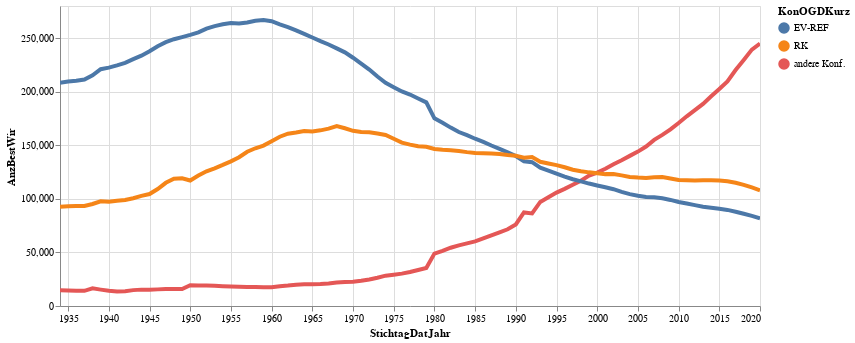

Here is the notebook cell this chart was saved with:
### Code cell
# df_statzonen = df_statzonen[(df_statzonen.knr>0) & (df_statzonen.qname!="Hirslanden")]
#aktuellesJahr[[aktuellesJahr.KreisSort =7]])
highlight = alt.selection(type='single', on='mouseover',
                          fields=['KonOGDKurz'], nearest=True)
#x='date:StichtagDatJahr',
base = alt.Chart(mySelection).encode(
    x='StichtagDatJahr:T',
    y='AnzBestWir',
    color='KonOGDKurz'
)

points = base.mark_circle().encode(
    opacity=alt.value(0)
).add_selection(
    highlight
).properties(
    width=700 , height=300
)
lines = base.mark_line().encode(
    size=alt.condition(~highlight, alt.value(1.5), alt.value(4))
).interactive()

points + lines

### Figure 1 — Vega-Lite specification as saved in the notebook (floating-point values rounded to 4 significant figures; data arrays with more than 128 entries replaced by an {"elided": "..."} marker saying what was removed)
{"config": {"view": {"continuousWidth": 400, "continuousHeight": 300}}, "layer": [{"mark": "circle", "encoding": {"color": {"type": "nominal", "field": "KonOGDKurz"}, "opacity": {"value": 0}, "x": {"type": "temporal", "field": "StichtagDatJahr"}, "y": {"type": "quantitative", "field": "AnzBestWir"}}, "height": 300, "selection": {"selector006": {"type": "single", "on": "mouseover", "fields": ["KonOGDKurz"], "nearest": true}}, "width": 700}, {"mark": "line", "encoding": {"color": {"type": "nominal", "field": "KonOGDKurz"}, "size": {"condition": {"value": 1.5, "selection": {"not": "selector006"}}, "value": 4}, "x": {"type": "temporal", "field": "StichtagDatJahr"}, "y": {"type": "quantitative", "field": "AnzBestWir"}}, "selection": {"selector007": {"type": "interval", "bind": "scales", "encodings": ["x", "y"]}}}], "data": {"name": "data-a9da50e09aae35790519eb1ea4315f36"}, "$schema": "https://vega.github.io/schema/vega-lite/v4.8.1.json", "datasets": {"data-a9da50e09aae35790519eb1ea4315f36": {"elided": "261 records"}}}
